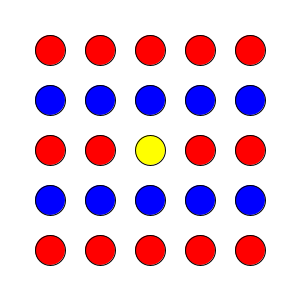
Frame 1 (no input)
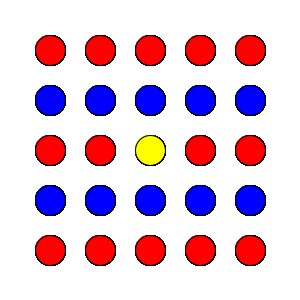
Frame 60 (the mouse pressed at the canvas centre just before this capture)
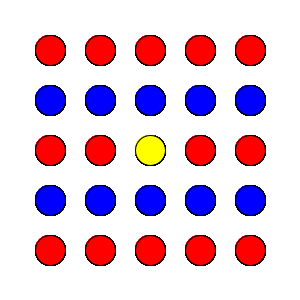
Frame 120 (the mouse held since frame 60 and released just before this capture)

The Processing sketch that drew these frames (run headless with seeded random() and noise(); from frame 60 on, the mouse is pressed at the canvas centre):

// Processing sketch: processing_25410
// ── processing_25410.pde

void setup(){
  size(300,300);
  background(255);
}

void draw(){
  int i;
  int j;
  
  for(i = 1;i <= 5;i++){

    for(j = 1;j <= 5;j++){
      if(i == 3 && j == 3){
        fill(255,255,0);
        ellipse(i*50,j*50,30,30);
      }     
      else if(j%2 == 0){
        fill(0,0,255);
        ellipse(i*50,j*50,30,30);
      }
      else{
        fill(255,0,0);
        ellipse(i*50,j*50,30,30);
      }
    }
  }
}
